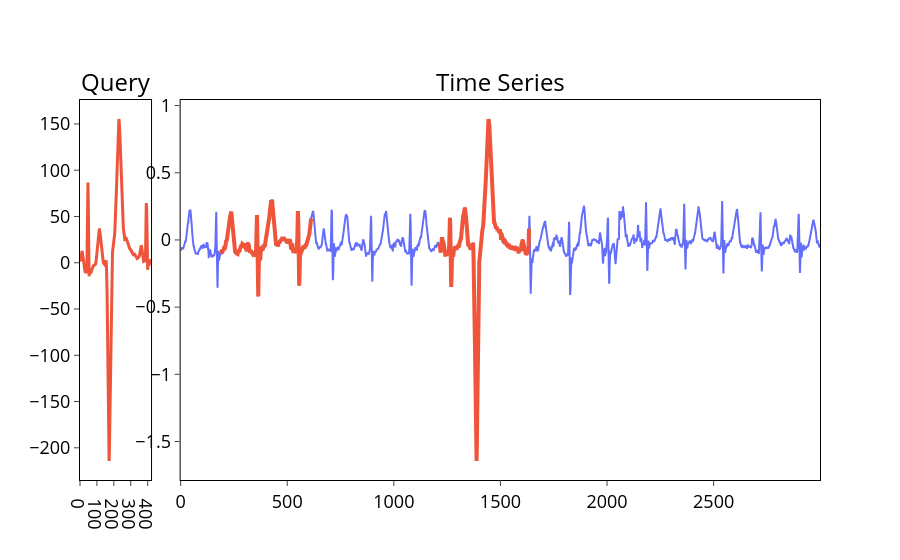

Source (notebook cell):
### Markdown cell above
Чтобы было легче интерпретировать результаты поиска, выполните визуализацию с помощью `plot_bestmatch_results()` из модуля *plots.py*.

### Code cell
plot_bestmatch_results(ts, query, naive_bestmatch_results)

### Figure 1 — Plotly figure (JSON) as saved in the notebook; plotly's stock layout.template omitted (floating-point values rounded to 4 significant figures; data arrays with more than 128 entries replaced by an {"elided": "..."} marker saying what was removed)
{"data": [{"line": {"color": "#EF553B", "width": 3}, "name": "Query", "type": "scatter", "x": {"elided": "421 int values"}, "xaxis": "x", "y": {"elided": "421 float values"}, "yaxis": "y"}, {"line": {"color": "#636EFA", "width": 2}, "name": "Time Series", "type": "scatter", "x": {"elided": "3000 int values"}, "xaxis": "x2", "y": {"elided": "3000 float values"}, "yaxis": "y2"}, {"line": {"color": "#EF553B", "width": 4}, "name": "Match 1", "type": "scatter", "x": {"elided": "421 int values"}, "xaxis": "x2", "y": {"elided": "421 float values"}, "yaxis": "y2"}, {"line": {"color": "#EF553B", "width": 4}, "name": "Match 2", "type": "scatter", "x": {"elided": "421 int values"}, "xaxis": "x2", "y": {"elided": "421 float values"}, "yaxis": "y2"}], "layout": {"annotations": [{"font": {"color": "black", "size": 24}, "showarrow": false, "text": "Query", "x": 0.048, "xanchor": "center", "xref": "paper", "y": 1, "yanchor": "bottom", "yref": "paper"}, {"font": {"color": "black", "size": 24}, "showarrow": false, "text": "Time Series", "x": 0.568, "xanchor": "center", "xref": "paper", "y": 1, "yanchor": "bottom", "yref": "paper"}], "autosize": true, "paper_bgcolor": "rgba(0, 0, 0, 0)", "plot_bgcolor": "rgba(0, 0, 0, 0)", "showlegend": false, "title": {"x": 0.5}, "xaxis": {"anchor": "y", "autorange": true, "domain": [0, 0.096], "linecolor": "#000", "linewidth": 1, "mirror": true, "range": [0, 420], "showgrid": false, "tickfont": {"color": "black", "size": 18}, "ticks": "outside", "tickwidth": 1, "type": "linear"}, "xaxis2": {"anchor": "y2", "autorange": true, "domain": [0.136, 1], "linecolor": "#000", "linewidth": 1, "mirror": true, "range": [0, 2999], "showgrid": false, "tickfont": {"color": "black", "size": 18}, "ticks": "outside", "tickwidth": 1, "type": "linear"}, "yaxis": {"anchor": "x", "autorange": true, "domain": [0, 1], "linecolor": "#000", "linewidth": 1, "mirror": true, "range": [-234.8, 175.9], "showgrid": false, "tickfont": {"color": "black", "size": 18}, "ticks": "outside", "tickwidth": 1, "type": "linear", "zeroline": false}, "yaxis2": {"anchor": "x2", "autorange": true, "domain": [0, 1], "linecolor": "#000", "linewidth": 1, "mirror": true, "range": [-1.786, 1.041], "showgrid": false, "tickfont": {"color": "black", "size": 18}, "ticks": "outside", "tickwidth": 1, "type": "linear", "zeroline": false}}}
